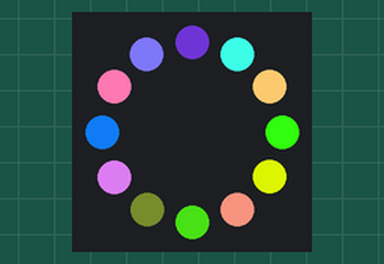
This program was run on a simulated BBC micro:bit running MicroPython. On the bench: 12 RGB LEDs in a ring, first at the top, clockwise. Random numbers come from a fixed seed.

Above: at 0.1 s.
At 4.6 s:
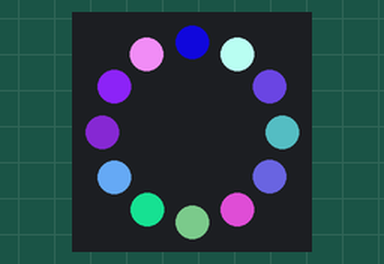
At 9.6 s:
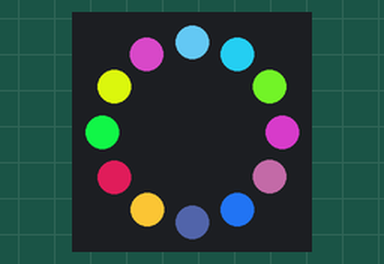
At 19.1 s:
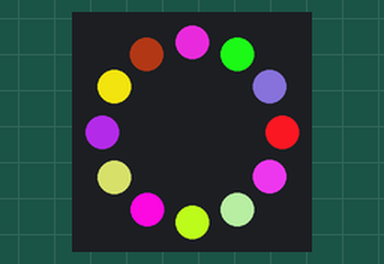
At 29.1 s:
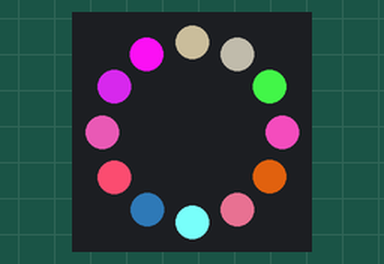
At 39.1 s:
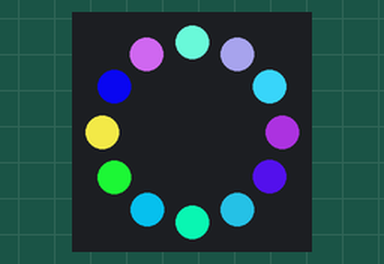

The program:

prog07_01.py
```python
from microbit import *
from random import randint
from neopixel import NeoPixel

num_pixels = 12
ring = NeoPixel(pin0, num_pixels)

delay = 500

def glowAll():
    for i in range(0, len(ring)):
        ring[i] = [randint(0, 255),
                   randint(0, 255),
                   randint(0, 255)]
    ring.show()
    return 0

try:
    while True:
        glowAll()
        sleep(500)
except KeyboardInterrupt as e:
    print("Interrupted by the user...")
```

Measured:
- what the display in image 1 shows lasts 0.5 s, from 4.5 s to 5.0 s
